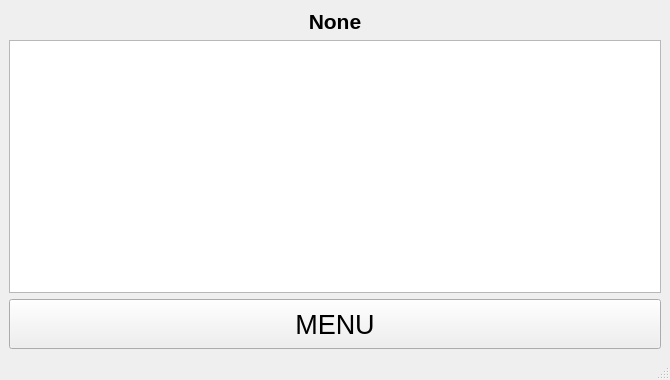
<?xml version="1.0" encoding="UTF-8"?>
<ui version="4.0">
 <class>MainWindow</class>
 <widget class="QMainWindow" name="MainWindow">
  <property name="geometry">
   <rect>
    <x>0</x>
    <y>0</y>
    <width>670</width>
    <height>380</height>
   </rect>
  </property>
  <property name="minimumSize">
   <size>
    <width>670</width>
    <height>380</height>
   </size>
  </property>
  <property name="windowTitle">
   <string>Task2</string>
  </property>
  <widget class="QWidget" name="centralwidget">
   <layout class="QVBoxLayout" name="verticalLayout">
    <item>
     <widget class="QLabel" name="label_3">
      <property name="font">
       <font>
        <pointsize>16</pointsize>
        <bold>true</bold>
       </font>
      </property>
      <property name="text">
       <string>&lt;html&gt;&lt;head/&gt;&lt;body&gt;&lt;p align=&quot;center&quot;&gt;None&lt;/p&gt;&lt;/body&gt;&lt;/html&gt;</string>
      </property>
      <property name="scaledContents">
       <bool>false</bool>
      </property>
      <property name="alignment">
       <set>Qt::AlignCenter</set>
      </property>
     </widget>
    </item>
    <item>
     <widget class="QTextBrowser" name="textBrowser"/>
    </item>
    <item>
     <widget class="QPushButton" name="pushButton_menu">
      <property name="sizePolicy">
       <sizepolicy hsizetype="Minimum" vsizetype="Minimum">
        <horstretch>0</horstretch>
        <verstretch>0</verstretch>
       </sizepolicy>
      </property>
      <property name="minimumSize">
       <size>
        <width>0</width>
        <height>50</height>
       </size>
      </property>
      <property name="font">
       <font>
        <pointsize>20</pointsize>
       </font>
      </property>
      <property name="text">
       <string>MENU</string>
      </property>
     </widget>
    </item>
   </layout>
  </widget>
  <widget class="QMenuBar" name="menubar">
   <property name="geometry">
    <rect>
     <x>0</x>
     <y>0</y>
     <width>670</width>
     <height>22</height>
    </rect>
   </property>
  </widget>
  <widget class="QStatusBar" name="statusbar"/>
 </widget>
 <resources/>
 <connections/>
</ui>
